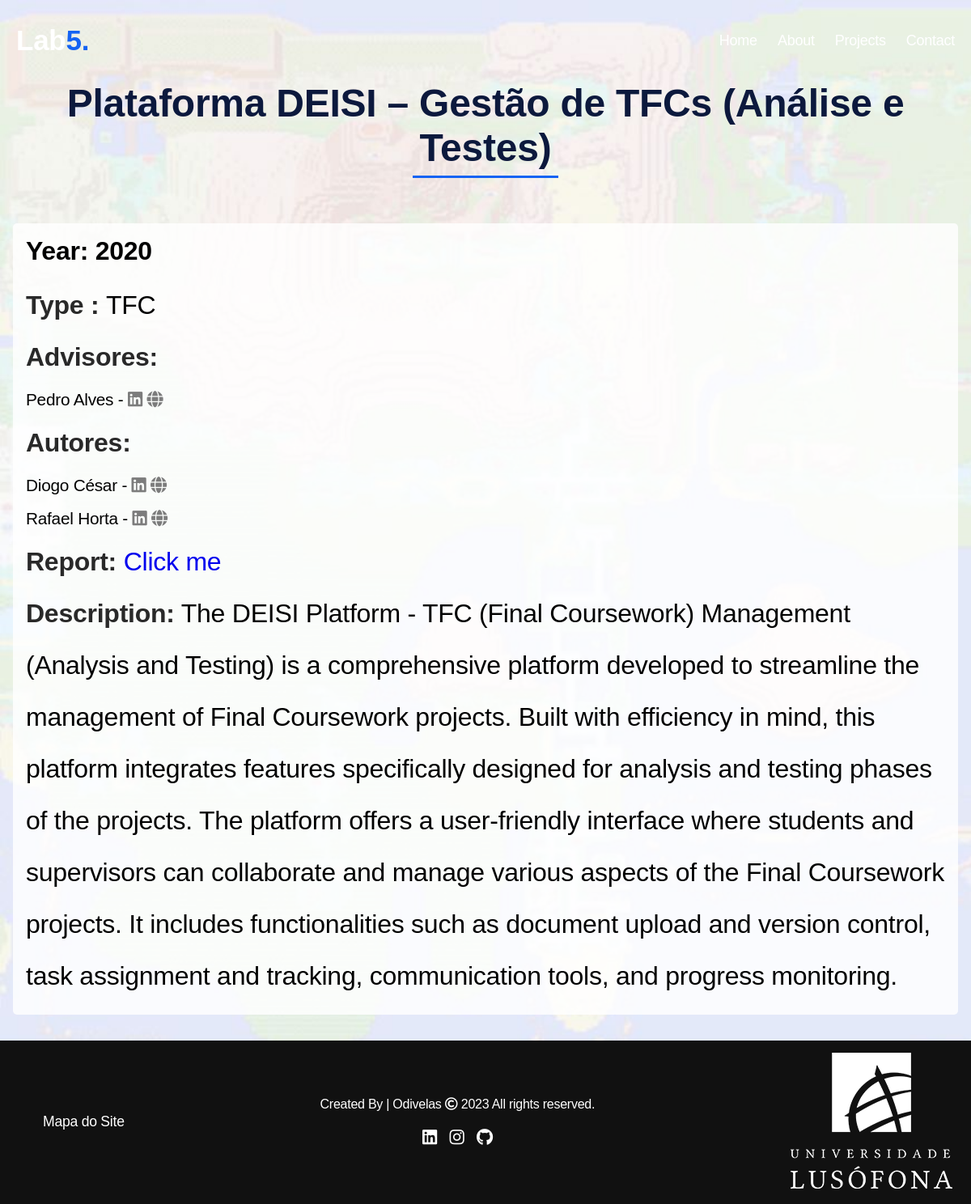
The page /project8 on the database its author committed.
### portofolio/models.py (models this page shows, shortened)
class Projeto(models.Model):
    nome = models.CharField(max_length=255)
    descricao = models.TextField()
    github = models.URLField(max_length=200, null=True, blank=True)
    pessoas = models.ManyToManyField(Pessoa)
    orientadores = models.ManyToManyField('Professor', null=True, blank=True)
    tipo = models.ForeignKey('TipoProjeto', on_delete=models.CASCADE)
    tecnologias = models.ManyToManyField('Tecnologia')
    cadeira = models.ForeignKey('Cadeira', on_delete=models.CASCADE, null=True, blank=True)
    pokemon = models.ImageField(upload_to='pokemons/', null=True, blank=True)
    ano = models.IntegerField()
    link_relatorio = models.URLField(max_length=200, null=True, blank=True)
    link_video = models.URLField(max_length=200, null=True, blank=True)

class TipoProjeto(models.Model):
    nome = models.CharField(max_length=255)
    descricao = models.TextField()
    def __str__(self):
        return self.nome

class Professor (models.Model):
    nome = models.CharField(max_length=255)
    sobrenome = models.CharField(max_length=255)
    universidade = models.ForeignKey(Universidade, on_delete=models.CASCADE)
    linkedin = models.URLField(max_length=200, null=True, blank=True)
    link_lusofona = models.URLField(max_length=200, null=True, blank=True)

class Pessoa (models.Model):
    nome = models.CharField(max_length=50)
    sobrenome = models.CharField(max_length=50)
    idade = models.IntegerField()
    linkedin = models.URLField(max_length=200, null=True, blank=True)
    github = models.URLField(max_length=200, null=True, blank=True)
    instagram = models.URLField(max_length=200, null=True, blank=True)
    resumo_sobre = models.TextField()
    resumo_estudos = models.TextField()
    resumo_competencias = models.TextField()

### portofolio/views.py (the view)
# urls.py: path('project<int:id>', views.project, name='project'),
def project(request, id):
    projeto = Projeto.objects.get(pk=id)
    return render(request, 'front/project.html', {'projeto': projeto})

### portofolio/templates/front/project.html
{%extends 'front/base.html'%}
{%load static%}
{%block head%}
<link rel="stylesheet" href="{%static 'portofolio/css/studies.css'%}">
{%endblock%}
{%block content%}
<h2 class="title"> {{ projeto.nome }} </h2>
<div class="discipline-wrapper">
    <div class="card-discipline">
        <div class="card-discipline-header">
            <h1>Year: {{ projeto.ano }}</h1>
        </div>
        <div class="card-discipline-body">
            <p class="discipline-detail"><strong>Type : </strong>{{ projeto.tipo }}</p>
            <p class="discipline-detail"><strong>Advisores:</strong> </p>
            {% for orientador in projeto.orientadores.all %}
                    <p> {{ orientador.nome }} {{ orientador.sobrenome }}  - <a href="{{ orientador.linkedin }}"><i class="fab fa-linkedin professor-social"></i></a>
                        <a href="{{ orientador.link_lusofona }}"><i class="fas fa-globe professor-social"></i></a></p>
            {% endfor %}
            <p class="discipline-detail"><strong>Autores:</strong> </p>
            {% for autor in projeto.pessoas.all %}
                    <p> {{ autor.nome }} {{ autor.sobrenome }}  - <a href="{{ autor.linkedin }}"><i class="fab fa-linkedin professor-social"></i></a>
                        <a href="{{ autor.link_lusofona }}"><i class="fas fa-globe professor-social"></i></a></p>
            {% endfor %}
            <p class="discipline-detail"><strong>Report:</strong><a href="{{ projeto.link_relatorio }}"> Click me </a></p>
            <p class="discipline-detail"><strong>Description:</strong> {{ projeto.descricao }}</p>
        </div>
    </div>
</div>
{%endblock%}

### portofolio/static/portofolio/css/studies.css (style rules this page uses)
* { margin: 0; padding: 0; box-sizing: border-box; text-decoration: none; font-family: 'Ubuntu', sans-serif; }
html { scroll-behavior: smooth; }
body { font-family: 'Poppins', sans-serif; background-image: url('/static/portofolio/media/front/pokemon-map.jpg'); background-repeat: no-repeat; background-size: cover; background-attachment: fixed; }
.title { position: relative; margin: 30px auto; text-align: center; color: #fff; text-align: center; font-size: 3rem; font-weight: 700; margin-bottom: 50px; color: #0c193d; margin-top: 100px; }
.title::before { content: ""; position: absolute; bottom: -10px; left: 50%; width: 180px; height: 3px; background: #1463F3; transform: translateX(-50%); }
* { -webkit-font-smoothing: antialiased; -moz-osx-font-smoothing: grayscale; text-rendering: optimizelegibility; letter-spacing: -0.25px; }
strong { color: #292929; }
.professor-social { color: #7c7c7c; }
.discipline-wrapper { display: flex; max-width: 1200px; margin: 0 auto; }
.card-discipline { background: rgba(255, 255, 255, 0.8); padding: 1rem; border-radius: 5px; margin: 1rem; transition: 0.3s ease box-shadow; margin-bottom: 2rem; }
.card-discipline-header { display: flex; justify-content: space-between; align-items: center; margin-bottom: 1rem; }
.card-discipline-body { display: block; font-size: 0.9rem; line-height: 2; }
.card-discipline-body .discipline-detail { font-size: 2rem; }
.card-discipline-body p { font-size: 1.3rem; }

### rows shown on the page
Projeto: nome "Plataforma DEISI – Gestão de TFCs (Análise e Testes)", ano "2020", tipo "TFC", descricao "The DEISI Platform - TFC (Final Coursework) Management (Analysis and Testing) is a comprehensive platform developed to streamline the management of Final Coursework projects. Built with efficiency in mind, this platform integrates features specifically designed for analysis and testing phases of the projects. The platform offers a user-friendly interface where students and supervisors can collaborate and manage various aspects of the Final Coursework projects. It includes functionalities such as document upload and version control, task assignment and tracking, communication tools, and progress monitoring."
Professor: nome "Pedro", sobrenome "Alves"
Pessoa: nome "Diogo", sobrenome "César"
Pessoa: nome "Rafael", sobrenome "Horta"
